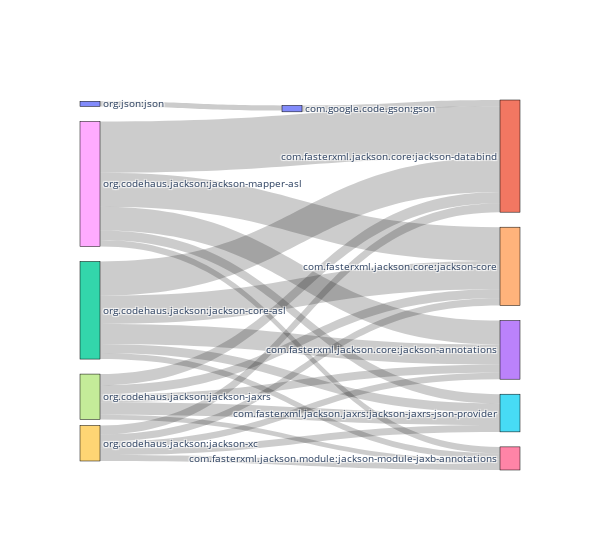

Notebook source saved alongside this figure:
### Code cell
def plot_sankey(rules_json, width=600, height=550, is_log=False):
    labels = [x['id'] for x in rules_json['nodes']]
    flows = [x['flow'] for x in rules_json['nodes']]
    label_id = {node['id']: rules_json['nodes'].index(node) for node in rules_json['nodes']}
    sources = [label_id[x['source']] for x in rules_json['edges']]  # indices
    targets = [label_id[x['target']] for x in rules_json['edges']]
    values = [x['value'] for x in rules_json['edges']]
    fig = go.Figure(data=[go.Sankey(
        node = dict(
          pad = 15,
          thickness = 20,
          line = dict(color = "black", width = 0.5),
          label = labels,
        ),
        link = dict(
          source = sources,
          target = targets,
          value = values
        ),
        arrangement="freeform"
    )])
    fig.update_layout(font_size=10, width=width, height=height)
    return fig

fig = plot_sankey(mig_graph_json['JSON'])
config = {
  'toImageButtonOptions': {
    'format': 'svg', # one of png, svg, jpeg, webp
    #'filename': 'custom_image',
    #'height': 500,
    #'width': 700,
    'scale': 1 # Multiply title/legend/axis/canvas sizes by this factor
  }
}
fig.show(config=config)

### Figure 1 — Plotly figure (JSON) as saved in the notebook; plotly's stock layout.template omitted (floating-point values rounded to 4 significant figures)
{"data": [{"arrangement": "freeform", "link": {"source": [0, 2, 2, 2, 2, 2, 7, 7, 7, 7, 7, 8, 8, 8, 8, 8, 9, 9, 9, 9, 9, 10], "target": [1, 3, 4, 1, 5, 6, 3, 4, 1, 5, 6, 3, 4, 1, 5, 6, 3, 4, 1, 5, 6, 0], "value": [15, 47, 66, 80, 21, 14, 19, 21, 26, 29, 11, 56, 79, 120, 22, 15, 15, 17, 21, 16, 14, 12]}, "node": {"label": ["com.google.code.gson:gson", "com.fasterxml.jackson.core:jackson-databind", "org.codehaus.jackson:jackson-core-asl", "com.fasterxml.jackson.core:jackson-annotations", "com.fasterxml.jackson.core:jackson-core", "com.fasterxml.jackson.jaxrs:jackson-jaxrs-json-provider", "com.fasterxml.jackson.module:jackson-module-jaxb-annotations", "org.codehaus.jackson:jackson-jaxrs", "org.codehaus.jackson:jackson-mapper-asl", "org.codehaus.jackson:jackson-xc", "org.json:json"], "line": {"color": "black", "width": 0.5}, "pad": 15, "thickness": 20, "x": [0.4818, 0.9773, 0.02273, 0.9773, 0.9773, 0.9773, 0.9773, 0.02273, 0.02273, 0.02273, 0.02273], "y": [0.02328, 0.1516, 0.5683, 0.6753, 0.4496, 0.8461, 0.9688, 0.8021, 0.2269, 0.9277, 0.01042]}, "type": "sankey"}], "layout": {"font": {"size": 10}, "height": 550, "width": 600}}
